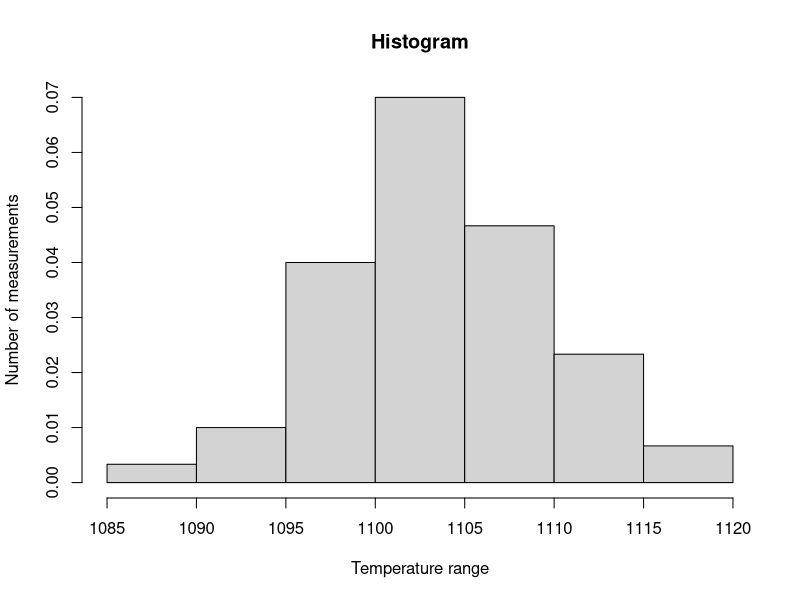

Source code (R): (Note: this script raises an error after producing the figure.)
# Table 6.1 dataset
x<-c(1089,1092,rep(1094,2),rep(1095,4),rep(1098,8),rep(1100,9),rep(1104,12),rep(1105,4),rep(1107,5),rep(1108,5),rep(1110,4),rep(1112,3),rep(1115,2))

# histogram visualization: Figure 6.1
breaks <- seq(1085,1120,5)
hist(x, breaks = breaks, freq=FALSE, right = FALSE, xlab="Temperature range",ylab="Number of measurements",main="Histogram")
# you can a distribution curve 
#curve(dnorm(x, mean=mean(x), sd=sd(x)), add=TRUE, col="darkblue", lwd=2)  

# calculate statistics
mean(x)
getmode(x)
median(x)
var(x)
sd(x)
sd(x)/mean(x) #coefficient of variation
sd(x)/length(x) #standard error

#user function: getmode()
getmode <- function(v) {
  uniqv <- unique(v)
  uniqv[which.max(tabulate(match(v, uniqv)))]
}

#uncertainty of the mean
qnorm(p=0.975)*sd(x)/length(x)
#---------------------------------------------------------------------------------------
#Introduction to R: 
# 1). help(), built-in functions
# 2). install.packages(), take for example "asbio" and "chemometrics" 
# 3). ctrl+L or cat('\f')
# 4). Online-resources: https://www.rdocumentation.org
Mode(x) # "asbio" function

#---------------------------------------------------------------------------------------

#Multivaraite 